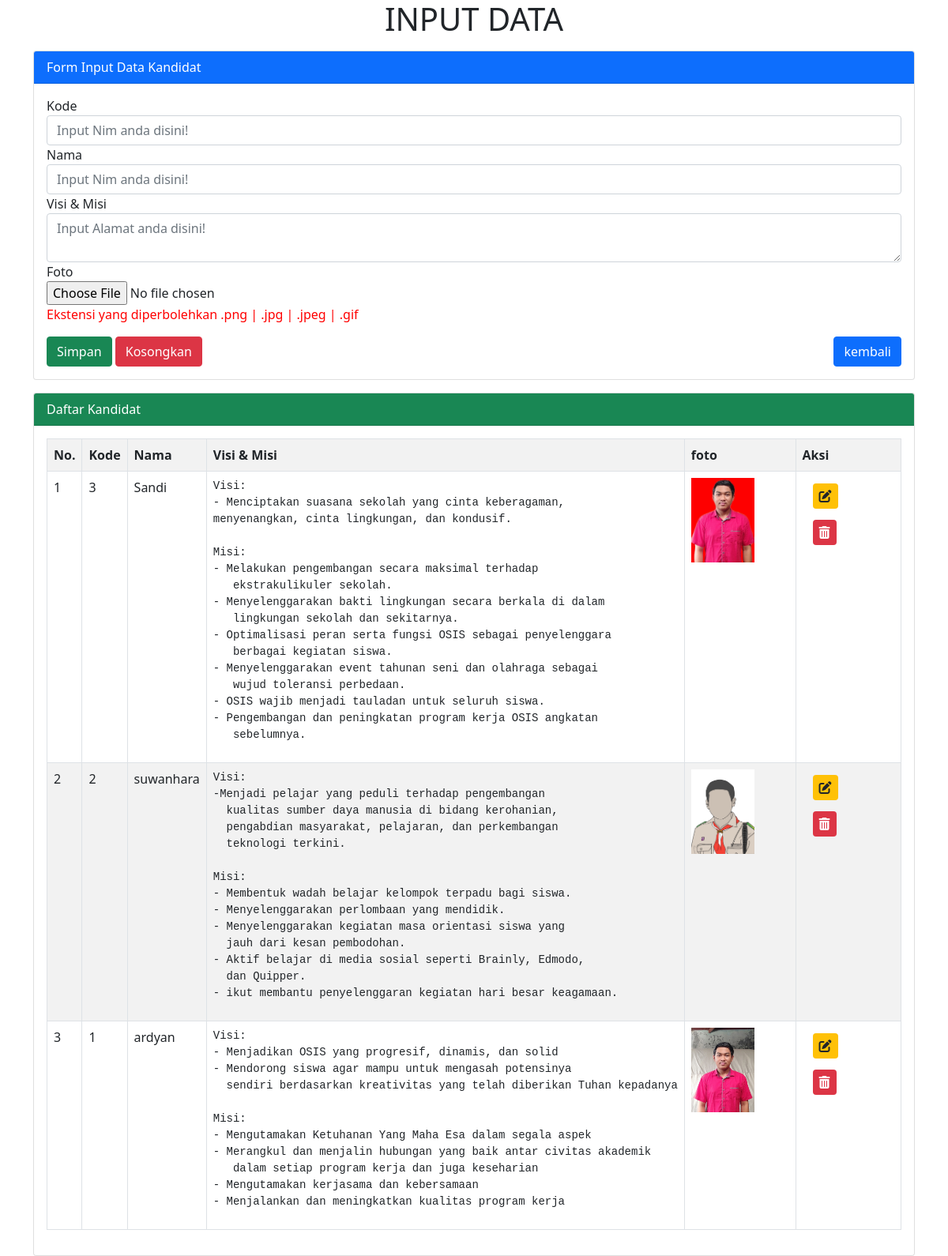
The app's page /admin/kandidat.php with its own data.
### tables this page shows
CREATE TABLE `kandidat` (
  `id_kandidat` int(11) NOT NULL,
  `kode` varchar(255) NOT NULL,
  `nama_kandidat` varchar(255) NOT NULL,
  `tentang` text NOT NULL,
  `foto` varchar(255) NOT NULL
);

### admin/kandidat.php (the view, shortened to what this page needs)
<?php
	$server = "localhost";
	$user = "root";
	$pass = "";
	$database = "program_pi";
	$koneksi = mysqli_connect($server, $user, $pass, $database)or die(mysqli_error($koneksi));
?>
<!DOCTYPE html>
<html lang="en">
  <head>
    <link href="https://cdn.jsdelivr.net/npm/bootstrap@5.0.0-beta3/dist/css/bootstrap.min.css" rel="stylesheet" />
    <link rel="stylesheet" href="admin_css.css" />
  </head>
<body>
<div class="container">
	<h1 class="text-center">INPUT DATA</h1>
	<div class="card mt-3">
	  <div class="card-header bg-primary text-white">
	    Form Input Data Kandidat
	  </div>
	  <div class="card-body">
	    <form method="post" action="" enctype="multipart/form-data">
	    	<div class="form-group">
	    		<label>Kode</label>
	    		<input type="text" name="tkode" value="<?=@$vkode?>" class="form-control" placeholder="Input Nim anda disini!" required>
	    	</div>
            <div class="form-group">
	    		<label>Nama</label>
	    		<input type="text" name="tnama" value="<?=@$vnama?>" class="form-control" placeholder="Input Nim anda disini!" required>
	    	</div>
	    	<div class="form-group">
	    		<label>Visi & Misi</label>
	    		<textarea class="form-control" name="ttentang" placeholder="Input Alamat anda disini!"><?=@$vtentang?></textarea>
	    	</div>
	    	<div class="form-group">
	    		<label>Foto</label> <br>
				<input type="file" name="foto">
				<p style="color: red">Ekstensi yang diperbolehkan .png | .jpg | .jpeg | .gif</p>
			</div>
	    	<button type="submit" class="btn btn-success" name="bsimpan">Simpan</button>
	    	<button type="reset" class="btn btn-danger" name="breset">Kosongkan</button>
            <a class="btn btn-primary me-3" href="dashboard.php" role="button" style="position: absolute; right: 0;">kembali</a>
	    </form>
	  </div>
	</div>
	<div class="card mt-3">
	  <div class="card-header bg-success text-white">
	    Daftar Kandidat
	  </div>
	  <div class="card-body">
	    <table class="table table-bordered table-striped">
	    	<tr>
	    		<th>No.</th>
                <th>Kode</th>
	    		<th>Nama</th>
	    		<th>Visi & Misi</th>
	    		<th>foto</th>
	    		<th>Aksi</th>
	    	</tr>
	    	<?php
	    		$no = 1;
	    		$tampil = mysqli_query($koneksi, "SELECT * from kandidat order by id_kandidat desc");
	    		while($data = mysqli_fetch_array($tampil)) :
	    	?>
	    	<tr>
	    		<td><?=$no++;?></td>
                <td><?=$data['kode']?></td>
	    		<td><?=$data['nama_kandidat']?></td>
	    		<td><pre><?=$data['tentang']?></pre></td>
                <td width="15%"><img src="<?php echo "file/".$data['foto'] ?>" style="width: 80px;height: auto"></td>
	    		<td width="15%">
                <a href="kandidat.php?hal=edit&id=<?=$data['id_kandidat']?>" class="btn"><i class="fas fa-edit bg-warning p-2 rounded"></i> </a>
                <a href="kandidat.php?hal=hapus&id=<?=$data['id_kandidat']?>" onclick="return confirm('Apakah yakin ingin menghapus data ini?')" class="btn"><i class="fas fa-trash-alt text-white bg-danger p-2 rounded"></i></a>
	    		</td>
	    	</tr>
	    <?php endwhile;  ?>
	    </table>
	  </div>
	</div>
</div>
</body>
</html>

### records on screen
kandidat: kode "3", nama_kandidat "Sandi", tentang "Visi: - Menciptakan suasana sekolah yang cinta keberagaman, menyenangkan, cinta lingkungan, dan kondusif. Misi: - Melakukan pengembangan secara maksimal terhadap ekstrakulikuler sekolah. - Menyelenggarakan bakti lingkungan secara berkala di dalam lingkungan sekolah dan sekitarnya. - Optimalisasi peran serta fungsi OSIS sebagai penyelenggara berbagai kegiatan siswa. - Menyelenggarakan event tahunan seni dan olahraga sebagai wujud toleransi perbedaan. - OSIS wajib menjadi tauladan untuk seluruh siswa. - Pengembangan dan peningkatan program kerja OSIS angkatan sebelumnya.", foto (picture)
kandidat: kode "2", nama_kandidat "suwanhara", tentang "Visi: -Menjadi pelajar yang peduli terhadap pengembangan kualitas sumber daya manusia di bidang kerohanian, pengabdian masyarakat, pelajaran, dan perkembangan teknologi terkini. Misi: - Membentuk wadah belajar kelompok terpadu bagi siswa. - Menyelenggarakan perlombaan yang mendidik. - Menyelenggarakan kegiatan masa orientasi siswa yang jauh dari kesan pembodohan. - Aktif belajar di media sosial seperti Brainly, Edmodo, dan Quipper. - ikut membantu penyelenggaran kegiatan hari besar keagamaan.", foto (picture)
kandidat: kode "1", nama_kandidat "ardyan", tentang "Visi: - Menjadikan OSIS yang progresif, dinamis, dan solid - Mendorong siswa agar mampu untuk mengasah potensinya sendiri berdasarkan kreativitas yang telah diberikan Tuhan kepadanya Misi: - Mengutamakan Ketuhanan Yang Maha Esa dalam segala aspek - Merangkul dan menjalin hubungan yang baik antar civitas akademik dalam setiap program kerja dan juga keseharian - Mengutamakan kerjasama dan kebersamaan - Menjalankan dan meningkatkan kualitas program kerja", foto (picture)
